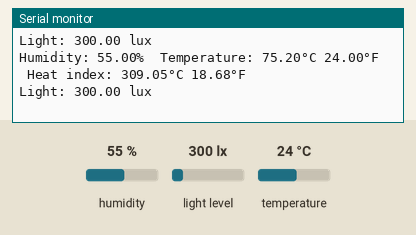
Bench run of a sketch on a simulated Arduino Uno, built with avr-gcc and run on an emulated ATmega328P. Shown: the last lines printed to the serial monitor. The inputs (shaded band) are chosen by the test bench; at power-on: humidity 55 %, light level 300 lx, temperature 24 °C.

Above: at 1.3 s.
1.4 s: humidity set to 22 %
2.9 s: light level set to 1000 lx
At 3.07 s:
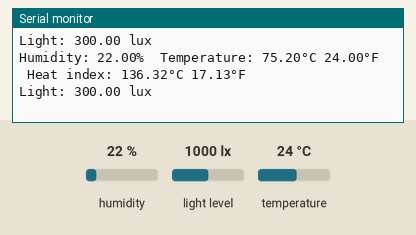
9.3 s: temperature set to 12 °C
At 9.6 s:
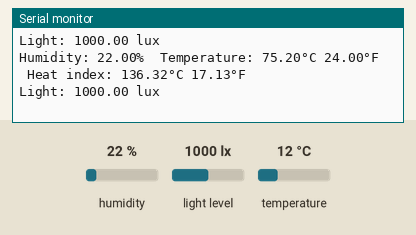
10.8 s: light level set to 40 lx
At 11.23 s:
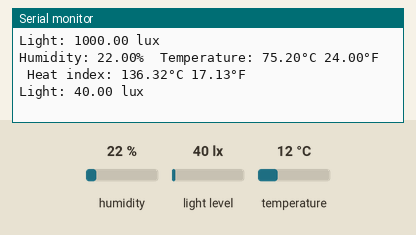
12.3 s: humidity set to 40 %
At 12.31 s:
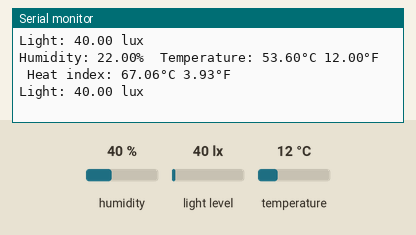
Timing chart, 0 to 14.8 s (numbered marks = the images above; inputs shaded):
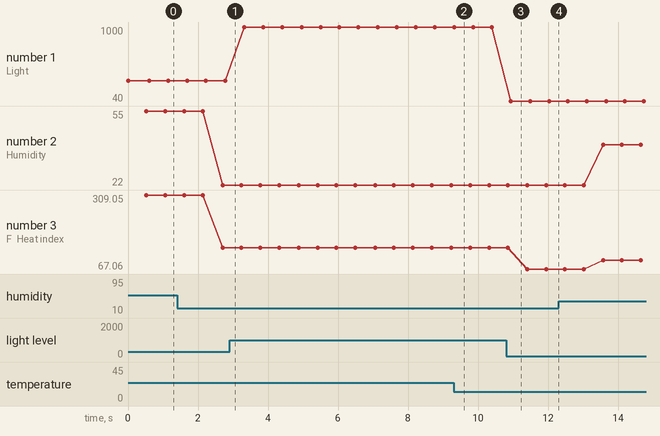

The sketch:

lightAndDHT11.ino
```cpp
#include <Wire.h>
#include <BH1750.h> //light sensor
#include "DHT.h"//DHT11

#define DHTPIN 3//DHT11
#define DHTTYPE DHT11

BH1750 lightMeter; // Create an instance of the sensor
DHT dht(DHTPIN, DHTTYPE);// Create an instance of the DHT11

void setup() {
  Serial.begin(9600);
  Wire.begin(); // Initialize I2C

  lightMeter.begin(); // Initialize the sensor
  dht.begin();//initialize DHT11
}

void loop() {
  float lux = lightMeter.readLightLevel(); // Read light in Lux
  Serial.print("Light: ");
  Serial.print(lux);
  Serial.println(" lux");
  delay(500); // Wait half a second
  // Reading temperature or humidity takes about 250 milliseconds!
  // Sensor readings may also be up to 2 seconds 'old' (its a very slow sensor)
  float h = dht.readHumidity();
  // Read temperature as Celsius (the default)
  float t = dht.readTemperature(true);
  // Read temperature as Fahrenheit (isFahrenheit = true)
  float f = dht.readTemperature(false);
  // Check if any reads failed and exit early (to try again).
  if (isnan(h) || isnan(t) || isnan(f)) {
    Serial.println(F("Failed to read from DHT sensor!"));
    return;
  }

  // Compute heat index in Fahrenheit (the default)
  float hif = dht.computeHeatIndex(f, h);
  // Compute heat index in Celsius (isFahreheit = false)
  float hic = dht.computeHeatIndex(t, h, false);

  Serial.print(F("Humidity: "));
  Serial.print(h);
  Serial.print(F("%  Temperature: "));
  Serial.print(t);
  Serial.print(F("°C "));
  Serial.print(f);
  Serial.print(F("°F  Heat index: "));
  Serial.print(hic);
  Serial.print(F("°C "));
  Serial.print(hif);
  Serial.println(F("°F"));
}
```

Measured:
- after the input at 10.8 s, the serial monitor: prints a new line after 0.14 s (image 3)
- plotted number 1: 300 → 1000 after the input at 2.9 s, 1000 → 40 after the input at 10.8 s
- plotted number 2: 55 → 22 after the input at 1.4 s
- plotted number 3: 309.05 → 136.32 after the input at 1.4 s, 67.06 → 96.13 after the input at 12.3 s
